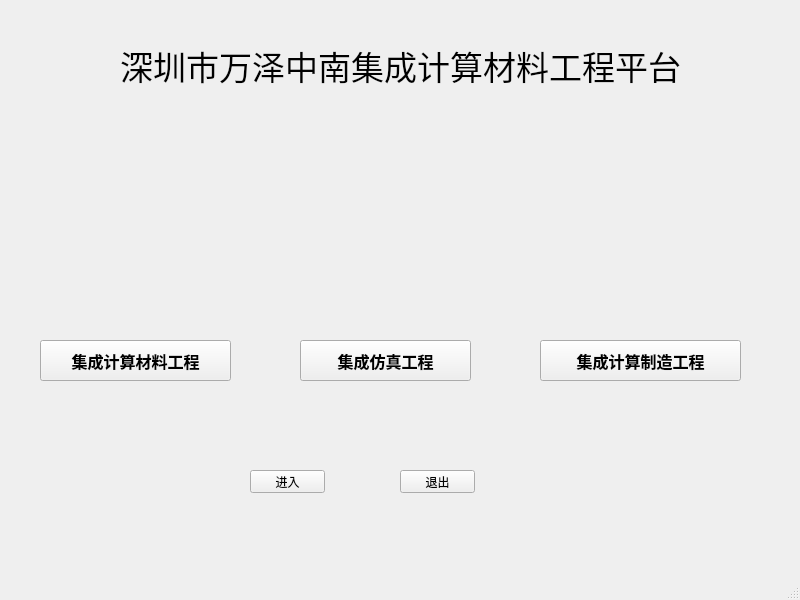
<?xml version="1.0" encoding="UTF-8"?>
<ui version="4.0">
 <class>MainWindow</class>
 <widget class="QMainWindow" name="MainWindow">
  <property name="geometry">
   <rect>
    <x>0</x>
    <y>0</y>
    <width>800</width>
    <height>600</height>
   </rect>
  </property>
  <property name="windowTitle">
   <string>集成计算材料工程</string>
  </property>
  <widget class="QWidget" name="centralwidget">
   <widget class="QLabel" name="label">
    <property name="geometry">
     <rect>
      <x>120</x>
      <y>20</y>
      <width>581</width>
      <height>91</height>
     </rect>
    </property>
    <property name="font">
     <font>
      <family>微软雅黑</family>
      <pointsize>25</pointsize>
     </font>
    </property>
    <property name="text">
     <string>深圳市万泽中南集成计算材料工程平台</string>
    </property>
   </widget>
   <widget class="QPushButton" name="pushButton">
    <property name="geometry">
     <rect>
      <x>40</x>
      <y>340</y>
      <width>191</width>
      <height>41</height>
     </rect>
    </property>
    <property name="font">
     <font>
      <family>Adobe Caslon Pro</family>
      <pointsize>12</pointsize>
      <weight>75</weight>
      <bold>true</bold>
     </font>
    </property>
    <property name="text">
     <string>集成计算材料工程</string>
    </property>
   </widget>
   <widget class="QPushButton" name="pushButton_2">
    <property name="geometry">
     <rect>
      <x>300</x>
      <y>340</y>
      <width>171</width>
      <height>41</height>
     </rect>
    </property>
    <property name="font">
     <font>
      <family>Adobe Caslon Pro</family>
      <pointsize>12</pointsize>
      <weight>75</weight>
      <bold>true</bold>
     </font>
    </property>
    <property name="text">
     <string>集成仿真工程</string>
    </property>
   </widget>
   <widget class="QPushButton" name="pushButton_3">
    <property name="geometry">
     <rect>
      <x>540</x>
      <y>340</y>
      <width>201</width>
      <height>41</height>
     </rect>
    </property>
    <property name="font">
     <font>
      <family>Adobe Caslon Pro</family>
      <pointsize>12</pointsize>
      <weight>75</weight>
      <bold>true</bold>
     </font>
    </property>
    <property name="text">
     <string>集成计算制造工程</string>
    </property>
   </widget>
   <widget class="QPushButton" name="pushButton_4">
    <property name="geometry">
     <rect>
      <x>250</x>
      <y>470</y>
      <width>75</width>
      <height>23</height>
     </rect>
    </property>
    <property name="text">
     <string>进入</string>
    </property>
   </widget>
   <widget class="QPushButton" name="pushButton_5">
    <property name="geometry">
     <rect>
      <x>400</x>
      <y>470</y>
      <width>75</width>
      <height>23</height>
     </rect>
    </property>
    <property name="text">
     <string>退出</string>
    </property>
   </widget>
  </widget>
  <widget class="QMenuBar" name="menubar">
   <property name="geometry">
    <rect>
     <x>0</x>
     <y>0</y>
     <width>800</width>
     <height>23</height>
    </rect>
   </property>
  </widget>
  <widget class="QStatusBar" name="statusbar"/>
 </widget>
 <resources/>
 <connections/>
</ui>
